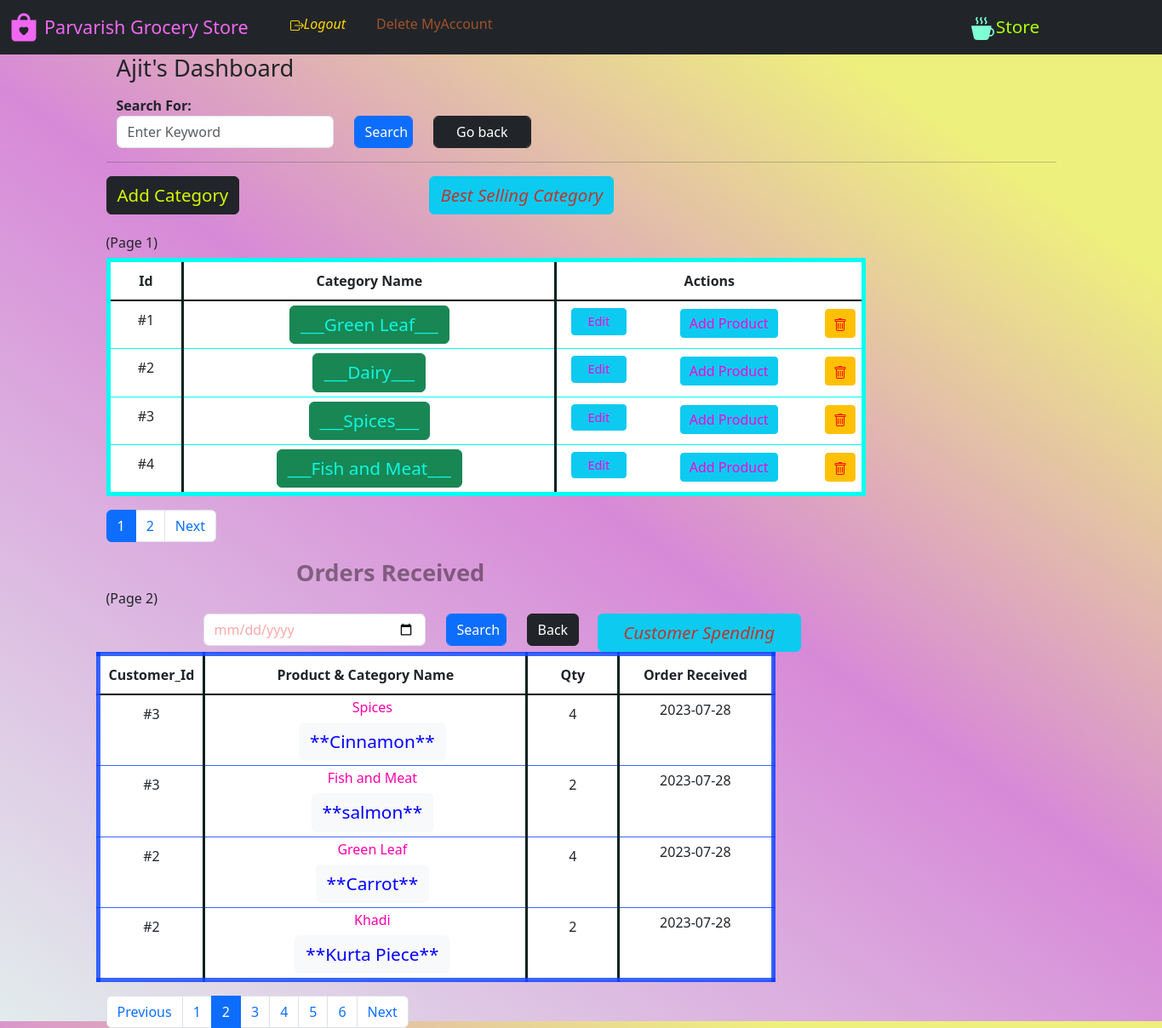
The app's page /manager_dash?page_2=2 (signed in) with its own data.
### website/model.py (models this page shows)
class Store(db.Model, UserMixin):
    id = db.Column(db.Integer(), primary_key=True)
    role = db.Column(db.String(), nullable=False)
    email = db.Column(db.String(50), nullable=False, unique=True)
    username = db.Column(db.String(20), nullable=False, unique=False)
    password = db.Column(db.String(200), nullable=False)
    date_added = db.Column(db.Date, default=date.today())
    creates = db.relationship('Category', backref='managedBy')

class Category(db.Model):
    category_Name = db.Column(db.String(), nullable=False, unique=True)
    category_Id = db.Column(db.Integer(), primary_key=True)
    description = db.Column(db.String())
    managedBy_Id = db.Column(db.Integer(), db.ForeignKey('store.id'))
    catalog = db.relationship('Product', backref='parent')

class Ecom(db.Model):
    id = db.Column(db.Integer(), primary_key=True)
    quantity_inCart = db.Column(db.Integer(), nullable=False)
    product_id = db.Column(db.Integer(), db.ForeignKey(
        'product.product_id'))
    customer_id = db.Column(db.Integer(), db.ForeignKey(
        'customer.id'))
    category_name = db.Column(db.String(), nullable=False)
    manager_id = db.Column(db.Integer(), nullable=False)
    product_name = db.Column(db.String(), nullable=False)
    price_perunit = db.Column(db.Integer(), nullable=False)
    date_added = db.Column(db.Date, default=date.today())

### website/views.py (the view, shortened to what this page needs)
@login_required
@Views.route('/manager_dash', methods=["GET", "POST"])
def Dash_manager():
    manager_id = session['id']
    manager = Store.query.get(manager_id)
    list = []
    if os.path.isfile('website/static/BestCategory.png'):
        os.remove('website/static/BestCategory.png')
    pd_1()
    if os.path.isfile('website/static/BestCustomer.png'):
        os.remove('website/static/BestCustomer.png')
    pd_2()
    page_1 = request.args.get('page_1', 1, type=int)
    pagination_1 = Category.query.filter(
        Category.managedBy_Id == manager_id).order_by(
        Category.category_Id).paginate(page=page_1, per_page=4)
    for items in pagination_1:
        n = Category_warning(items.category_Id)
        list.append(n)
    page_2 = request.args.get('page_2', 1, type=int)
    pagination_2 = Ecom.query.filter(Ecom.manager_id == manager_id).order_by(
        Ecom.date_added.desc()).paginate(page=page_2, per_page=4)
    categorie = []
    ord = Category.query.all()
    for item in ord:
        nom = item.category_Name
        categorie.append(nom)
    if request.method == 'POST' and 'cname' in request.form:
        c1 = request.form.get("cname")
        c = Category(category_Name=c1, managedBy_Id=manager_id)
        db.session.add(c)
        db.session.commit()
        return render_template('dash_m.html', categories=pagination_1, name=manager.username, id=manager_id, orders=pagination_2)
    return render_template('dash_m.html', categories=pagination_1, name=manager.username, id=manager_id, orders=pagination_2, list=list)

### website/auth.py (called while the page is built)
@App.login_manager.user_loader
def load_customer(id):
    if id is not None:
        return Customer.query.get(int(id))
    return None

### website/views.py (called while the page is built)
def Category_warning(id):
    category = Category.query.get(id)
    produce = Product.query.filter(Product.category_Id == id).all()
    m = 0
    for pro in produce:
        if pro.stock > 0:
            m += 1
    n = len(produce) - m
    return n

def pd_1():
    Orders_csv = pd.read_csv(Path('website/static', 'orders.csv'))
    Orders_ = pd.DataFrame(Orders_csv)
    Orders_['month'] = Orders_['purchase date'].str[5:7]
    Orders_['month'] = Orders_['month'].astype('int32')
    Orders_['quantity'] = Orders_['quantity'].astype('int32')
    Orders_['price'] = pd.to_numeric(Orders_['price'])
    Orders_['sales'] = Orders_['quantity'] * Orders_['price']
    ola = Orders_.groupby('category').sum()['sales'].reset_index()
    cat = ola.category.tolist()
    sale = ola.sales.tolist()
    plt.bar(cat, sale, color='orange')
    plt.xticks(cat)
    plt.ylabel("Total Revenue (Rs)")
    plt.xlabel("Category Name")
    plt.savefig('website/static/BestCategory.png')
    plt.clf()

def pd_2():
    Orders_csv = pd.read_csv(Path('website/static', 'orders.csv'))
    Orders_ = pd.DataFrame(Orders_csv)
    Orders_['month'] = Orders_['purchase date'].str[5:7]
    Orders_['month'] = Orders_['month'].astype('int32')
    Orders_['quantity'] = Orders_['quantity'].astype('int32')
    Orders_['price'] = pd.to_numeric(Orders_['price'])
    Orders_['sales'] = Orders_['quantity'] * Orders_['price']
    ola2 = Orders_.groupby('customerid').sum()['sales'].reset_index()
    cat2 = ola2.customerid.tolist()
    sale2 = ola2.sales.tolist()
    plt.bar(cat2, sale2, color='orange')
    plt.xticks(cat2)
    plt.ylabel("Total Spending (Rs)")
    plt.xlabel("Customer Id")
    plt.savefig('website/static/BestCustomer.png')
    plt.clf()

### website/templates/dash_m.html (shortened to what this page needs)
{% extends "base.html" %} {% block title %}Store Admin{% endblock %}{% block
logout %}
<span
              id="logout"
              style="display: block inline-block; width: 600px"
            >
              <span style="margin: auto"
                ><i
                  ><a
                    class="nav-item nav-link"
                    style="float: left; color: rgb(255, 215, 0)"
                    href="/logout"
                    style="display: block; width: 10%; margin-left: 0px"
                    >Logout</a
                  ></i
                ></span
              ><span style="margin: auto"
                ><a
                  class="nav-item nav-link"
                  style="
                    float: left;
                    color: rgb(160, 82, 45);
                    width: 60%;
                    margin-left: 20px;
                  "
                  href="/delete_account"
                  onclick="return confirm('Are you sure you want to delete the account?');"
                  >Delete MyAccount</a
                ></span
              ></span
            >
{% endblock %}{% block cart %}
<span style="margin: auto"
 ><a
   class="nav-item nav-link"
   style="
     float: right;
     color: rgb(174, 255, 0);
     width: 40%;
     font-size: 1.3rem;
     margin-right: 20px;
   "
   href="/store"
   >Store
   </a
></span> {% endblock %} {% block content %}<section>
  <div class="container">
    <div class="row">
      <div class="col-8">
<h5>
  <span style="float: left; font-size: 2vw">{{ name }}'s Dashboard</span>
</h5></div>
<br><br>
<div class="col-6">
  <div class="col-2" ><strong>Search For: </strong></div>
  <form action="{{ url_for('views.Dash_manager') }}" method="POST" autocomplete="off">
    <div class="row">
      <div class="col-6">
        <input type="text" class="form-control" name="search" id="search" placeholder="Enter Keyword" />
      </div>
      <div class="col-2" align="left">
        <input type="submit" class="form-control btn btn-primary" value="Search"  />
      </div>
      <div class="col-3" align="left"><a href="{{ url_for('views.Dash_manager') }}">
        <input type="submit" class="form-control btn btn-dark" value="Go back"  /> </a>
      </div>
    </div>
  </form>
</div>
</div>
</div>
<hr /></section>
<section>
<div>
  {% if categories.items|length == 0 %}
  <div class="alert alert-warning" role="alert">
    <p>None Categories Found, Not Added yet.</p>
    Press
    <button type="button" class="btn btn-dark btn-sm">
      <a
        href="{{url_for('views.Add_category')}}"
        class="alert-link;text-decoration: none;"
        style="
          /* background-color: green; */
          color: rgb(153, 43, 226);
          padding: 10px 10px; text-decoration: none;
        "
        >'Add Category'</a
      >
    </button>
    to add a new category
  </div>
  {% else %}
  <span style="float: left"
  >
    <a class="btn btn-dark"
      style="color: rgb(216, 249, 1); font-size: 1.5vw;text-decoration: none;"
      href="{{url_for('views.Add_category')}}"
      >Add Category</a
    >
  </span
><button type="button" class="btn btn-info" style="margin-left: 20%;color: rgba(227, 21, 7, 0.809); font-size: 1.5vw;text-decoration: none;" data-toggle="modal" data-target="#exampleModalCenter">
  <em>Best Selling Category</em>
</button>
<br>
<br>
<h6>(Page {{ categories.page }})</h6>
  <table class="table table-hover"
    style="
      border: 5px solid rgb(0, 255, 242);
      /* background-color: #96d4d4; */
      width: 80%;
    "
  ><thead class="thead-dark">
    <tr align="center" style="border-bottom: 2px solid black">
      <th
        style="
          padding: 10px 10px;
          width: 10%;
          border-right: 3px solid rgb(3, 33, 31);
        "
      >
        Id
      </th>
      <th
        style="
          border-right: 3px solid rgb(3, 33, 31);
          padding: 10px 10px;
          width: 35%;
        "
      >
        Category Name
      </th>
      <th style=" padding: 10px 10px; width: 45%" colspan="3">
        Actions
      </th>
    </tr></thead>
    <tbody>
    {% for variety in categories.items %}
    <tr align="center" style="width: 100%">
      <td style="padding: 10px; border-right: 3px solid rgb(3, 33, 31)">
        #{{ variety.category_Id }}
      </td>
      <td
        style="width: 50%; padding: 5px; border-right: 3px solid rgb(3, 33, 31)"
      >
        <a class="btn btn-success"
            style="color: rgb(16, 246, 227);text-decoration: none;font-size: 1.3em"
            href="/manager_dash/category_catalog/{{ variety.category_Id }}"
            >___{{ variety.category_Name }}___</a
          ></button>
      </td>
      <td >
        <a class="btn btn-info btn-sm" style="width:80%;color:rgb(246, 5, 218);font-size: 0.9em"  href="{{ url_for('views.Update_category', id = variety.category_Id)}}"
          >Edit</a
        >
      </td>
      <td  >
        <strong><a class="btn btn-info btn-sm" style="width:60%;color:rgb(246, 5, 218);font-size: 1em;margin:1px" href="/manager_dash/category_create/{{ variety.category_Id }}" style="text-decoration: none;"
          >Add Product</a
        ></strong>
      </td>
      <td >
      <strong><a class="btn btn-warning btn-sm"  onclick="return confirm('Are you sure to delete?')" style="width:100%; color: red;text-decoration: none;font-size: 1em;margin:1px" href="/manager_dash/delete_category/{{ variety.category_Id }}"></a></strong></button>
      </td></tr>
    </tr></tbody>
    {% endfor %}
  </table>
  <nav aria-label="...">
    <ul class="pagination">
      {% for number in categories.iter_pages() %}
          {% if categories.page != number %}
             <li class="page-item "><a class="page-link" href="{{ url_for('views.Dash_manager', page_1=number) }}">{{ number }}</a></li>
      {% else %}
        <li class="page-item ">
          <a class="page-link active" href="{{ url_for('views.Dash_manager', page_1=categories.page) }}">{{ categories.page }}</a>
      </li>
  {% endif %}
  {% endfor %}
  {% if categories.has_next %}
      <li class="page-item">
        <a class="page-link" href="{{ url_for('views.Dash_manager', page_1=categories.next_num) }}">Next</a>
      </li>
      {% endif %}
    </ul>
  </nav>
  {% endif %}
</div></section>
<section>
  <strong><span class="text-center" style="font-size:2vw;margin-left:20%;color:rgba(10, 0, 3, 0.426)">Orders Received</span></strong>
  <div class="col-1" > <h6>(Page {{ orders.page }})</h6> </div><span>
    <form action="{{ url_for('views.Dash_manager') }}" method="POST" autocomplete="off">
      <div class="row" >
        <div class="col-3" style="margin-left:10%">
          <input type="date" style="color:rgb(251, 169, 169);" value="None"class="form-control" name="date" id="date" placeholder="Enter Date" />
        </div>
        <div class="col-1" >
          <input type="submit" class="form-control btn btn-primary" value="Search"  />
        </div>
        <div class="col-1" style="margin-left:0%"align="left"><button type="submit" class="btn btn-dark" formaction="{{ url_for('views.Dash_manager')}}">
          Back </button>
        </div></form>
        <button type="button" class="btn btn-info" style="width: 21%;margin-left: 0%;color: rgba(227, 21, 7, 0.809); font-size: 1.5vw;text-decoration: none;" data-toggle="modal" data-target="#exampleModalCenter1">
          <em>Customer Spending</em>
        </button>
        </span>
  <table class="table table-hover"
    style="
      border: 5px solid rgba(0, 60, 255, 0.781);
      /* background-color: #96d4d4; */
      width: 70%;
    "
  ><thead class="thead-dark">
    <tr align="center" style="border-bottom: 2px solid black">
      <th
        style="
          padding: 10px 10px;
          width: 10%;
          border-right: 3px solid rgb(3, 33, 31);
        "
      >
        Customer_Id
      </th>
      <th
        style="
          border-right: 3px solid rgb(3, 33, 31);
          padding: 10px 10px;
          width: 45%;
        " colspan="2"
      >
        Product & Category Name
    </th>
    <th
        style="
          border-right: 3px solid rgb(3, 33, 31);
          padding: 10px 10px;
          width: 15%;
        "
      >
        Qty
    </th>
      <th style=" border-right: 3px solid rgb(3, 33, 31);padding: 10px 10px; width: 25%">
        Order Received
      </th>
    </tr></thead>
    <tbody>
    {% for record in orders.items %}
    <tr align="center" style="width: 100%">
      <td style="padding: 10px; border-right: 3px solid rgb(3, 33, 31)">
        #{{ record.customer_id }}
      </td>
      <td
      ><span>
        <td style="width: 50%; padding: 5px; border-right: 3px solid rgb(3, 33, 31)"><small style="color:#0000ff" class="text-muted"><h6 style="color:rgb(255, 0, 170)" class="font-weight-light" >{{ record.category_name}}</h6></small>
          <a class="btn btn-light"
            style="color: #0000ff;text-decoration: none;font-size: 1.3em"
            href=""
            >**{{ record.product_name }}**</a
          ></span></button></td>
      <td style="padding: 10px; border-right: 3px solid rgb(3, 33, 31)">
        {{ record.quantity_inCart }}
      </td>
      <td  style="width: 50%; padding: 5px; border-right: 3px solid rgb(3, 33, 31)">{{ record.date_added }}
      </td>
      </tr>
  </tbody>
    {% endfor %}
  </table></div></section>
<nav aria-label="...">
  <ul class="pagination">
    {% if orders.has_prev %}
    <li class="page-item ">
      <a class="page-link" href="{{ url_for('views.Dash_manager', page_2=orders.prev_num) }}" tabindex="-1">Previous</a>
    </li>{% endif %}
    {% for number in orders.iter_pages() %}
        {% if orders.page != number %}
           <li class="page-item "><a class="page-link" href="{{ url_for('views.Dash_manager', page_2=number) }}">{{ number }}</a></li>
    {% else %}
      <li class="page-item ">
        <a class="page-link active" href="{{ url_for('views.Dash_manager', page_2=orders.page) }}">{{ orders.page }}</a>
    </li>
{% endif %}
{% endfor %}
{% if orders.has_next %}
    <li class="page-item">
      <a class="page-link" href="{{ url_for('views.Dash_manager', page_2=orders.next_num) }}">Next</a>
    </li>
    {% endif %}
  </ul>
</nav>
{% endblock %}

### website/templates/base.html (style rules this page uses)
html { scroll-behavior: smooth; }
body { height: 1200px; background: linear-gradient( 35deg, #e2ecec 0%, #d789d7 51%, #eef07d 85% ); }

### records on screen
Store: username "Ajit"
Category: category_Id "1", category_Name "Green Leaf"
Category: category_Id "2", category_Name "Dairy"
Category: category_Id "3", category_Name "Spices"
Category: category_Id "4", category_Name "Fish and Meat"
Ecom: customer_id "3", category_name "Spices", product_name "Cinnamon", quantity_inCart "4", date_added "2023-07-28"
Ecom: customer_id "3", category_name "Fish and Meat", product_name "salmon", quantity_inCart "2", date_added "2023-07-28"
Ecom: customer_id "2", category_name "Green Leaf", product_name "Carrot", quantity_inCart "4", date_added "2023-07-28"
Ecom: customer_id "2", category_name "Khadi", product_name "Kurta Piece", quantity_inCart "2", date_added "2023-07-28"

### other values on screen
{{ categories.page }} "1"
{{ number }} "2"
{{ orders.page }} "2"
{{ number }} "1" "3" "4" "5" "6"
